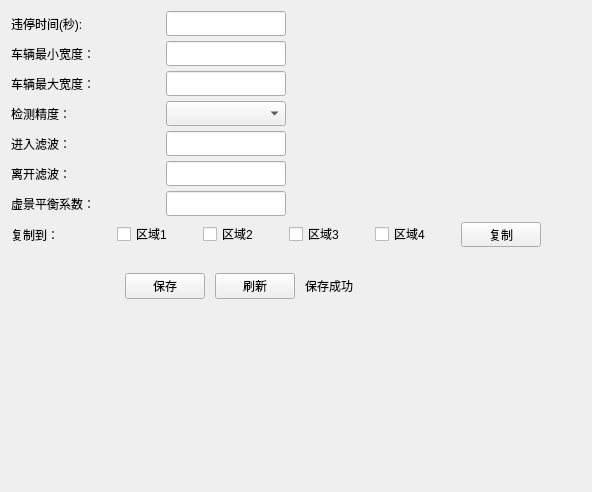
         <widget class="QWidget" name="page_6">
          <layout class="QVBoxLayout" name="verticalLayout_9">
           <property name="spacing">
            <number>6</number>
           </property>
           <item>
            <layout class="QHBoxLayout" name="horizontalLayout_13">
             <item>
              <layout class="QFormLayout" name="formLayout_4">
               <property name="horizontalSpacing">
                <number>5</number>
               </property>
               <property name="verticalSpacing">
                <number>5</number>
               </property>
               <property name="rightMargin">
                <number>0</number>
               </property>
               <item row="0" column="0">
                <widget class="QLabel" name="label_34">
                 <property name="minimumSize">
                  <size>
                   <width>150</width>
                   <height>25</height>
                  </size>
                 </property>
                 <property name="text">
                  <string>违停时间(秒):</string>
                 </property>
                </widget>
               </item>
               <item row="0" column="1">
                <widget class="QLineEdit" name="ledt_illegalTime">
                 <property name="minimumSize">
                  <size>
                   <width>0</width>
                   <height>25</height>
                  </size>
                 </property>
                 <property name="maximumSize">
                  <size>
                   <width>120</width>
                   <height>16777215</height>
                  </size>
                 </property>
                </widget>
               </item>
               <item row="2" column="0">
                <widget class="QLabel" name="label_35">
                 <property name="minimumSize">
                  <size>
                   <width>0</width>
                   <height>25</height>
                  </size>
                 </property>
                 <property name="text">
                  <string>车辆最小宽度：</string>
                 </property>
                </widget>
               </item>
               <item row="2" column="1">
                <widget class="QLineEdit" name="ledt_carMiniWidth">
                 <property name="minimumSize">
                  <size>
                   <width>0</width>
                   <height>25</height>
                  </size>
                 </property>
                 <property name="maximumSize">
                  <size>
                   <width>120</width>
                   <height>16777215</height>
                  </size>
                 </property>
                </widget>
               </item>
               <item row="3" column="0">
                <widget class="QLabel" name="label_36">
                 <property name="minimumSize">
                  <size>
                   <width>0</width>
                   <height>25</height>
                  </size>
                 </property>
                 <property name="text">
                  <string>车辆最大宽度：</string>
                 </property>
                </widget>
               </item>
               <item row="3" column="1">
                <widget class="QLineEdit" name="ledt_carMaxWidth">
                 <property name="minimumSize">
                  <size>
                   <width>0</width>
                   <height>25</height>
                  </size>
                 </property>
                 <property name="maximumSize">
                  <size>
                   <width>120</width>
                   <height>16777215</height>
                  </size>
                 </property>
                </widget>
               </item>
               <item row="4" column="0">
                <widget class="QLabel" name="label_37">
                 <property name="minimumSize">
                  <size>
                   <width>0</width>
                   <height>25</height>
                  </size>
                 </property>
                 <property name="text">
                  <string>检测精度：</string>
                 </property>
                </widget>
               </item>
               <item row="4" column="1">
                <widget class="QComboBox" name="cmb_tetLevel">
                 <property name="minimumSize">
                  <size>
                   <width>120</width>
                   <height>25</height>
                  </size>
                 </property>
                 <property name="maximumSize">
                  <size>
                   <width>120</width>
                   <height>16777215</height>
                  </size>
                 </property>
                </widget>
               </item>
               <item row="5" column="0">
                <widget class="QLabel" name="label_38">
                 <property name="minimumSize">
                  <size>
                   <width>0</width>
                   <height>25</height>
                  </size>
                 </property>
                 <property name="text">
                  <string>进入滤波：</string>
                 </property>
                </widget>
               </item>
               <item row="5" column="1">
                <widget class="QLineEdit" name="ledt_enterFilter">
                 <property name="minimumSize">
                  <size>
                   <width>0</width>
                   <height>25</height>
                  </size>
                 </property>
                 <property name="maximumSize">
                  <size>
                   <width>120</width>
                   <height>16777215</height>
                  </size>
                 </property>
                </widget>
               </item>
               <item row="6" column="0">
                <widget class="QLabel" name="label_39">
                 <property name="minimumSize">
                  <size>
                   <width>0</width>
                   <height>25</height>
                  </size>
                 </property>
                 <property name="text">
                  <string>离开滤波：</string>
                 </property>
                </widget>
               </item>
               <item row="6" column="1">
                <widget class="QLineEdit" name="ledt_outFilter">
                 <property name="minimumSize">
                  <size>
                   <width>0</width>
                   <height>25</height>
                  </size>
                 </property>
                 <property name="maximumSize">
                  <size>
                   <width>120</width>
                   <height>16777215</height>
                  </size>
                 </property>
                </widget>
               </item>
               <item row="7" column="0">
                <widget class="QLabel" name="label_40">
                 <property name="minimumSize">
                  <size>
                   <width>0</width>
                   <height>25</height>
                  </size>
                 </property>
                 <property name="text">
                  <string>虚景平衡系数：</string>
                 </property>
                </widget>
               </item>
               <item row="7" column="1">
                <widget class="QLineEdit" name="ledt_factor">
                 <property name="minimumSize">
                  <size>
                   <width>0</width>
                   <height>25</height>
                  </size>
                 </property>
                 <property name="maximumSize">
                  <size>
                   <width>120</width>
                   <height>16777215</height>
                  </size>
                 </property>
                </widget>
               </item>
              </layout>
             </item>
             <item>
              <spacer name="horizontalSpacer_17">
               <property name="orientation">
                <enum>Qt::Horizontal</enum>
               </property>
               <property name="sizeHint" stdset="0">
                <size>
                 <width>40</width>
                 <height>20</height>
                </size>
               </property>
              </spacer>
             </item>
            </layout>
           </item>
           <item>
            <widget class="QWidget" name="widget_7" native="true">
             <layout class="QHBoxLayout" name="horizontalLayout_18">
              <property name="leftMargin">
               <number>0</number>
              </property>
              <property name="topMargin">
               <number>0</number>
              </property>
              <property name="rightMargin">
               <number>0</number>
              </property>
              <property name="bottomMargin">
               <number>0</number>
              </property>
              <item>
               <layout class="QGridLayout" name="gridLayout_4">
                <item row="0" column="1">
                 <widget class="QCheckBox" name="chk_area1">
                  <property name="minimumSize">
                   <size>
                    <width>80</width>
                    <height>22</height>
                   </size>
                  </property>
                  <property name="text">
                   <string>区域1</string>
                  </property>
                 </widget>
                </item>
                <item row="0" column="3">
                 <widget class="QCheckBox" name="chk_area3">
                  <property name="minimumSize">
                   <size>
                    <width>80</width>
                    <height>22</height>
                   </size>
                  </property>
                  <property name="text">
                   <string>区域3</string>
                  </property>
                 </widget>
                </item>
                <item row="0" column="0">
                 <widget class="QLabel" name="label_49">
                  <property name="minimumSize">
                   <size>
                    <width>100</width>
                    <height>0</height>
                   </size>
                  </property>
                  <property name="text">
                   <string>复制到：</string>
                  </property>
                 </widget>
                </item>
                <item row="0" column="2">
                 <widget class="QCheckBox" name="chk_area2">
                  <property name="minimumSize">
                   <size>
                    <width>80</width>
                    <height>22</height>
                   </size>
                  </property>
                  <property name="text">
                   <string>区域2</string>
                  </property>
                 </widget>
                </item>
                <item row="0" column="4">
                 <widget class="QCheckBox" name="chk_area4">
                  <property name="minimumSize">
                   <size>
                    <width>80</width>
                    <height>22</height>
                   </size>
                  </property>
                  <property name="text">
                   <string>区域4</string>
                  </property>
                 </widget>
                </item>
                <item row="0" column="6">
                 <spacer name="horizontalSpacer_23">
                  <property name="orientation">
                   <enum>Qt::Horizontal</enum>
                  </property>
                  <property name="sizeHint" stdset="0">
                   <size>
                    <width>40</width>
                    <height>20</height>
                   </size>
                  </property>
                 </spacer>
                </item>
                <item row="0" column="5">
                 <widget class="QPushButton" name="btn_areaCopy">
                  <property name="minimumSize">
                   <size>
                    <width>80</width>
                    <height>25</height>
                   </size>
                  </property>
                  <property name="focusPolicy">
                   <enum>Qt::NoFocus</enum>
                  </property>
                  <property name="text">
                   <string>复制</string>
                  </property>
                 </widget>
                </item>
               </layout>
              </item>
             </layout>
            </widget>
           </item>
           <item>
            <layout class="QHBoxLayout" name="horizontalLayout_12">
             <property name="spacing">
              <number>10</number>
             </property>
             <property name="topMargin">
              <number>20</number>
             </property>
             <item>
              <spacer name="horizontalSpacer_14">
               <property name="orientation">
                <enum>Qt::Horizontal</enum>
               </property>
               <property name="sizeHint" stdset="0">
                <size>
                 <width>40</width>
                 <height>20</height>
                </size>
               </property>
              </spacer>
             </item>
             <item>
              <widget class="QPushButton" name="illegal_btnsave">
               <property name="minimumSize">
                <size>
                 <width>80</width>
                 <height>25</height>
                </size>
               </property>
               <property name="focusPolicy">
                <enum>Qt::NoFocus</enum>
               </property>
               <property name="text">
                <string>保存</string>
               </property>
              </widget>
             </item>
             <item>
              <widget class="QPushButton" name="illegal_btnfresh">
               <property name="minimumSize">
                <size>
                 <width>80</width>
                 <height>25</height>
                </size>
               </property>
               <property name="focusPolicy">
                <enum>Qt::NoFocus</enum>
               </property>
               <property name="text">
                <string>刷新</string>
               </property>
              </widget>
             </item>
             <item>
              <widget class="QLabel" name="lab_txt">
               <property name="text">
                <string>保存成功</string>
               </property>
              </widget>
             </item>
             <item>
              <spacer name="horizontalSpacer_15">
               <property name="orientation">
                <enum>Qt::Horizontal</enum>
               </property>
               <property name="sizeHint" stdset="0">
                <size>
                 <width>40</width>
                 <height>20</height>
                </size>
               </property>
              </spacer>
             </item>
             <item>
              <spacer name="horizontalSpacer_16">
               <property name="orientation">
                <enum>Qt::Horizontal</enum>
               </property>
               <property name="sizeHint" stdset="0">
                <size>
                 <width>40</width>
                 <height>20</height>
                </size>
               </property>
              </spacer>
             </item>
            </layout>
           </item>
           <item>
            <spacer name="verticalSpacer_6">
             <property name="orientation">
              <enum>Qt::Vertical</enum>
             </property>
             <property name="sizeHint" stdset="0">
              <size>
               <width>20</width>
               <height>182</height>
              </size>
             </property>
            </spacer>
           </item>
          </layout>
         </widget>
